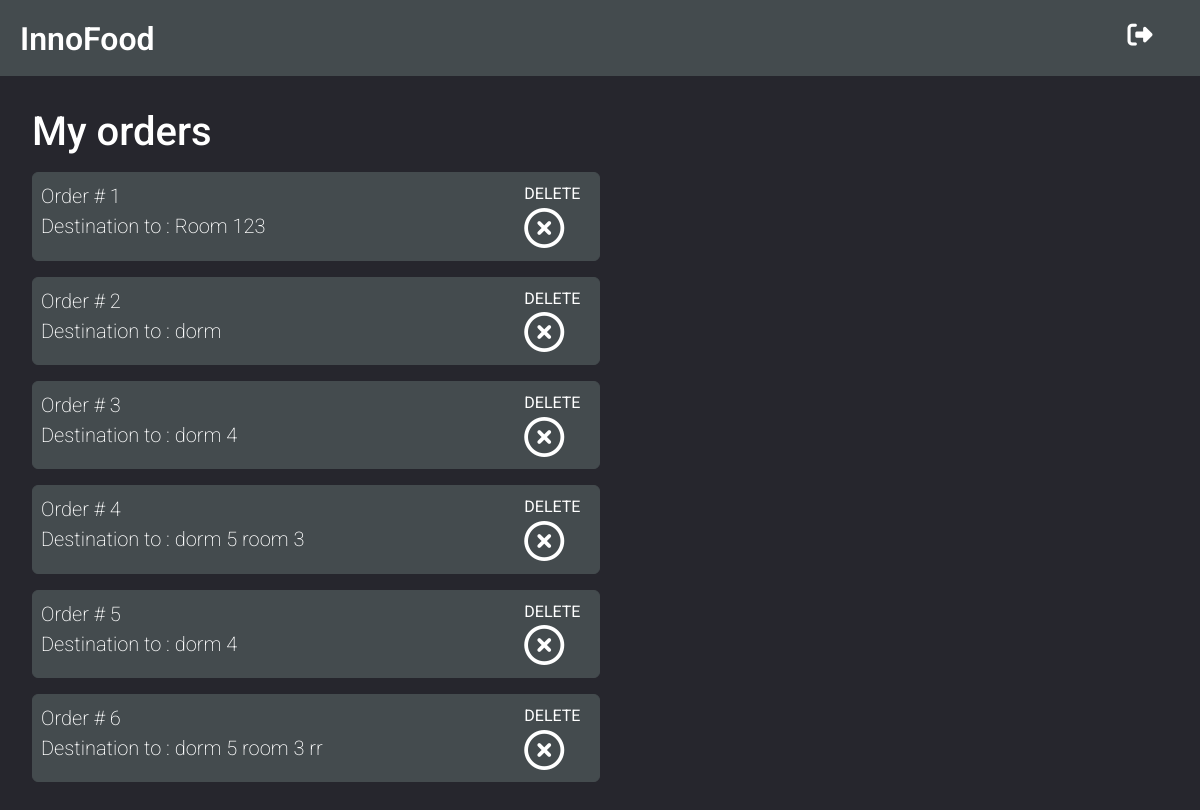
/orders/, run on an earlier commit of the app's database.
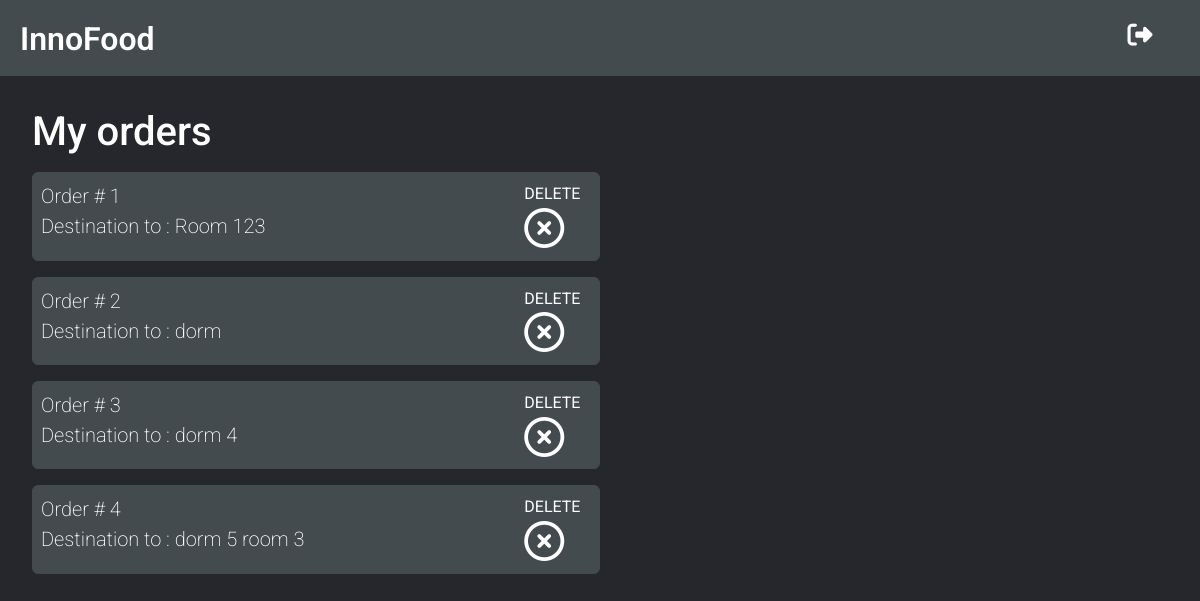
And on a later commit of the database.
### core/models.py (models this page shows, shortened)
class Order(models.Model):
    destination = models.CharField(max_length=400)
    cafe = models.ForeignKey(Cafe, on_delete=models.CASCADE)
    customer = models.ForeignKey(settings.AUTH_USER_MODEL, on_delete=models.CASCADE)
    confirmed = models.BooleanField(default=False)
    visible = models.BooleanField(default=True)

### core/views.py (the view)
# urls.py: path('orders/', views.myOrders, name='customer_orders'),
def myOrders(request):
    order_list = Order.objects.filter(visible=True)
    return render(request, 'core/myOrders.html', {'order_list': order_list})

### core/templates/core/myOrders.html
{% extends 'core/new_base.html' %}
{% block main %}
<h1>My orders</h1>
{% for order in order_list %}
<div class="manager__order">
    <div class="row justify-content-between">
        <div class="col-10">
            <p>Order # {{order.id}}</p>
            <p>Destination to : {{order.destination}}</p>
        </div>
        <div class="col-2">
            <a href="/orders/deleteOrder/{{order.id}}"> DELETE<i class="far fa-times-circle"></i></a>
        </div>
    </div>
</div>
{% endfor %}
{% endblock %}

What changed in the data, as far as the page shows it:
no longer on this page (row edited): Order: id "5", destination "dorm 4"
no longer on this page (row edited): Order: id "6", destination "dorm 5 room 3 rr"
